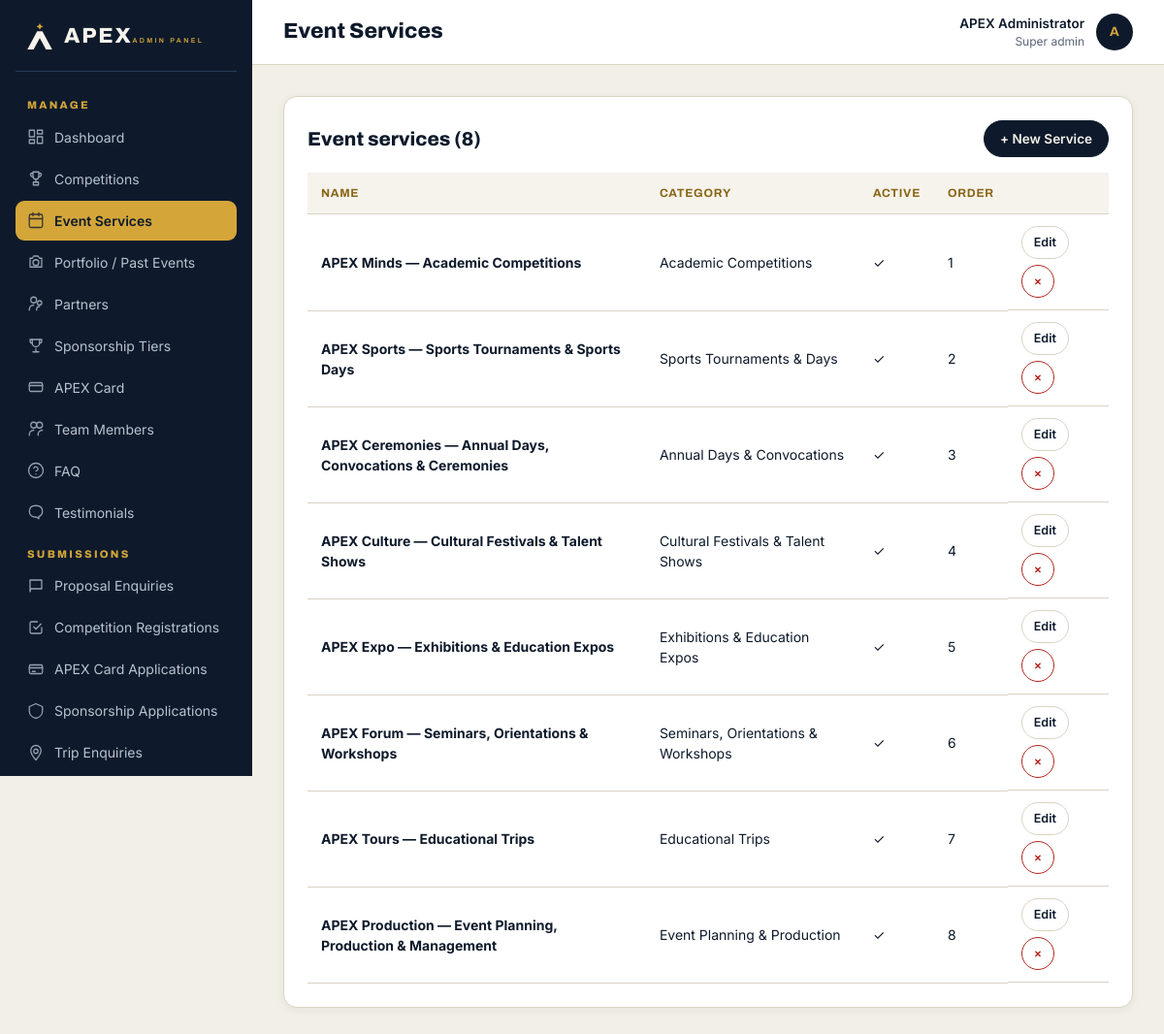
Screenshot of /admin/events/index.php (signed in) with the database file from the repository.
### tables this page shows
CREATE TABLE `events` (
  `id` INT UNSIGNED NOT NULL AUTO_INCREMENT,
  `name` VARCHAR(200) NOT NULL,
  `slug` VARCHAR(220) NOT NULL UNIQUE,
  `category_id` INT UNSIGNED NULL,
  `headline` VARCHAR(200) NULL,
  `description` TEXT NULL,
  `deliverables` TEXT NULL,
  `ideal_for` VARCHAR(300) NULL,
  `icon` VARCHAR(80) NULL,
  `cover_image` VARCHAR(255) NULL,
  `sort_order` INT NOT NULL DEFAULT 0,
  `is_active` TINYINT(1) NOT NULL DEFAULT 1,
  `created_at` DATETIME NOT NULL DEFAULT CURRENT_TIMESTAMP,
  PRIMARY KEY (`id`),
  KEY `idx_evt_cat` (`category_id`),
  CONSTRAINT `fk_evt_cat` FOREIGN KEY (`category_id`) REFERENCES `event_categories`(`id`) ON DELETE SET NULL
);

CREATE TABLE `event_categories` (
  `id` INT UNSIGNED NOT NULL AUTO_INCREMENT,
  `name` VARCHAR(120) NOT NULL,
  `slug` VARCHAR(140) NOT NULL UNIQUE,
  `description` VARCHAR(400) NULL,
  `sort_order` INT NOT NULL DEFAULT 0,
  `is_active` TINYINT(1) NOT NULL DEFAULT 1,
  PRIMARY KEY (`id`)
);

### includes/functions.php (called while the page is built, shortened)
<?php
if (!function_exists('e')) {
    function e($v): string {
        return htmlspecialchars((string)$v, ENT_QUOTES | ENT_SUBSTITUTE, 'UTF-8');
    }
}

### config/database.php (called while the page is built)
<?php
$dbConfig = [
    'host'     => $_ENV['DB_HOST']     ?? getenv('DB_HOST')     ?: 'localhost',
    'name'     => $_ENV['DB_NAME']     ?? getenv('DB_NAME')     ?: 'apex_db',
    'user'     => $_ENV['DB_USER']     ?? getenv('DB_USER')     ?: 'root',
    'pass'     => $_ENV['DB_PASS']     ?? getenv('DB_PASS')     ?: '',
    'charset'  => 'utf8mb4',
    'port'     => $_ENV['DB_PORT']     ?? getenv('DB_PORT')     ?: 3306,
];
function db(): PDO
{
    static $pdo = null;
    if ($pdo instanceof PDO) {
        return $pdo;
    }
    global $dbConfig;
    $dsn = sprintf(
        'mysql:host=%s;port=%d;dbname=%s;charset=%s',
        $dbConfig['host'], (int)$dbConfig['port'], $dbConfig['name'], $dbConfig['charset']
    );
    try {
        $pdo = new PDO($dsn, $dbConfig['user'], $dbConfig['pass'], [
            PDO::ATTR_ERRMODE            => PDO::ERRMODE_EXCEPTION,
            PDO::ATTR_DEFAULT_FETCH_MODE => PDO::FETCH_ASSOC,
            PDO::ATTR_EMULATE_PREPARES   => false,
            PDO::MYSQL_ATTR_INIT_COMMAND => "SET NAMES 'utf8mb4' COLLATE 'utf8mb4_unicode_ci'",
        ]);
    } catch (PDOException $e) {
        http_response_code(500);
        if (!empty($_ENV['APP_DEBUG']) || getenv('APP_DEBUG') === 'true') {
            exit('Database connection failed: ' . htmlspecialchars($e->getMessage()));
        }
        error_log('[APEX] DB connection failed: ' . $e->getMessage());
        exit('We could not connect to the database right now. Please try again shortly.');
    }
    return $pdo;
}

### includes/auth.php (called while the page is built, shortened)
<?php
function admin_user(): ?array
{
    try {
        $stmt = db()->prepare('SELECT id,name,email,role,is_active FROM admins WHERE id=? LIMIT 1');
        $stmt->execute([(int)$_SESSION['admin_id']]);
        $u = $stmt->fetch();
        if ($u && (int)$u['is_active'] === 1) {
            return $cached = $u;
        }
    } catch (Throwable $e) {  }
    return null;
}
function require_admin(): array
{
    $u = admin_user();
    return $u;
}

### admin/events/index.php (the view, shortened to what this page needs)
<?php
$pageTitle = 'Event Services';
require_once dirname(__DIR__) . '/includes/header.php';
$rows = db()->query('SELECT e.*, ec.name AS category_name FROM events e LEFT JOIN event_categories ec ON ec.id=e.category_id ORDER BY e.sort_order')->fetchAll();
?>
<div class="admin-card">
  <div style="display:flex;justify-content:space-between;align-items:center;margin-bottom:16px"><h2 style="margin:0">Event services (<?= count($rows) ?>)</h2><a class="btn btn-navy btn-sm" href="edit.php">+ New Service</a></div>
  <table class="admin-table">
    <thead><tr><th>Name</th><th>Category</th><th>Active</th><th>Order</th><th></th></tr></thead>
    <tbody>
    <?php foreach ($rows as $r): ?>
      <tr>
        <td><b><?= e($r['name']) ?></b></td>
        <td><?= e($r['category_name']) ?></td>
        <td><?= $r['is_active']?'✓':'—' ?></td>
        <td><?= e($r['sort_order']) ?></td>
        <td class="actions">
          <a class="btn btn-ghost btn-sm" href="edit.php?id=<?= e($r['id']) ?>">Edit</a>
          <form method="POST" action="delete.php" style="display:inline" onsubmit="return confirm('Delete?')"><?= csrf_field() ?><input type="hidden" name="id" value="<?= e($r['id']) ?>"><button class="btn btn-ghost btn-sm" style="color:var(--red);border-color:var(--red)">×</button></form>
        </td>
      </tr>
    <?php endforeach; ?>
    </tbody>
  </table>
</div>
<?php require_once dirname(__DIR__) . '/includes/footer.php'; ?>

### admin/includes/header.php (shortened to what this page needs)
<?php
require_once dirname(__DIR__, 2) . '/includes/auth.php';
$user = require_admin();
$pageTitle = $pageTitle ?? 'Dashboard';
$selfParts = explode('/', ltrim($_SERVER['PHP_SELF'] ?? '', '/'));
$adminIdx = array_search('admin', $selfParts, true);
$depthBelowAdmin = $adminIdx !== false ? max(0, count($selfParts) - $adminIdx - 2) : 0;
$adminBase = str_repeat('../', $depthBelowAdmin);
$siteBase  = $adminBase . '../';
function admin_nav_link(string $pathUnderAdmin, string $label, string $icon = ''): void {
    global $adminBase;
    $href = $adminBase . ltrim($pathUnderAdmin, '/');
    $current = trim($_SERVER['REQUEST_URI'] ?? '', '/');
    $dir     = dirname($pathUnderAdmin);
    $isActive = str_ends_with($current, '/' . trim($pathUnderAdmin, '/'))
             || ($dir !== '.' && str_contains($current, '/' . trim($dir, '/') . '/'));
    echo '<a href="' . e($href) . '"' . ($isActive ? ' aria-current="page"' : '') . '>';
    if ($icon) echo '<svg class="ico" viewBox="0 0 24 24" fill="none" stroke="currentColor" stroke-width="1.7" stroke-linecap="round" stroke-linejoin="round" aria-hidden="true">' . $icon . '</svg>';
    echo e($label) . '</a>';
}
?>
<!doctype html>
<html lang="en">
<head>
<link rel="stylesheet" href="<?= e($siteBase) ?>assets/css/main.css">
<link rel="stylesheet" href="<?= e($siteBase) ?>assets/css/admin.css">
</head>
<body class="admin">
<div class="admin-shell">
  <aside id="admin-side" class="admin-side">
    <a class="admin-brand" href="<?= e($adminBase) ?>dashboard.php">
      <svg viewBox="0 0 120 110" width="30" height="27" aria-hidden="true"><path d="M60 0 Q62 12 74 14 Q62 16 60 28 Q58 16 46 14 Q58 12 60 0 Z" fill="#D4A63A"/><path d="M49 34 L71 34 L112 110 L86 110 L60 62 L34 110 L8 110 Z" fill="#F6F3EC"/></svg>
      <span><span class="name">APEX</span><span class="sub">ADMIN PANEL</span></span>
    </a>
    <nav class="admin-nav">
      <h4>MANAGE</h4>
      <?php
      admin_nav_link('dashboard.php', 'Dashboard', '<rect x="3" y="3" width="7" height="9"/><rect x="14" y="3" width="7" height="5"/><rect x="14" y="12" width="7" height="9"/><rect x="3" y="16" width="7" height="5"/>');
      admin_nav_link('events/index.php', 'Event Services', '<rect x="3" y="4" width="18" height="18" rx="2"/><line x1="16" y1="2" x2="16" y2="6"/><line x1="8" y1="2" x2="8" y2="6"/><line x1="3" y1="10" x2="21" y2="10"/>');
      ?>
      <h4>SUBMISSIONS</h4>
    </nav>
  </aside>
  <section class="admin-main">
    <header class="admin-topbar">
      <h1><?= e($pageTitle) ?></h1>
      <div class="user">
        <div style="text-align:right">
          <div style="font-weight:600"><?= e($user['name']) ?></div>
          <div style="color:var(--slate);font-size:12px"><?= e(ucfirst(str_replace('_',' ',$user['role']))) ?></div>
        </div>
        <div class="avatar"><?= e(strtoupper(substr($user['name'],0,1))) ?></div>
      </div>
    </header>
    <div class="admin-content">

### assets/css/main.css (style rules this page uses)
:root { --navy: #0E1A2B; --panel: #15253B; --edge: #263A57; --gold: #D4A63A; --gold-2: #E3B54A; --dgold: #8A6516; --blue: #2563EB; --blue-dark: #1D4ED8; --blue-soft: #EFF4FF; --ivory: #F6F3EC; --white: #FFFFFF; --slate: #5B6576; --mist: #B9C2D0; --line: #D9D3C4; --line-cool: #E5E7EB; --green: #1F6B45; --greenbg:#E3F1E8; --red: #B3261E; --redbg: #FDECEA; --radius: 14px; --radius-lg: 20px; --shadow-sm: 0 2px 10px rgba(14,26,43,.06); --shadow: 0 12px 28px rgba(14,26,43,.08); --shadow-lg: 0 24px 60px rgba(14,26,43,.14); --shadow-header: 0 1px 2px rgba(15,23,42,.04), 0 2px 8px rgba(15,23,42,.06); --max: 1240px; --transition: .25s cubic-bezier(.2,.8,.2,1); }
*,*::before,*::after { box-sizing:border-box }
html { scroll-behavior:smooth;-webkit-text-size-adjust:100% }
body { margin:0;font-family:Inter,system-ui,-apple-system,Segoe UI,Roboto,sans-serif;color:var(--navy);background:var(--ivory);line-height:1.5;overflow-x:hidden }
img,svg,video { max-width:100%;height:auto;display:block }
a { color:var(--dgold);text-decoration:none;transition:color var(--transition) }
button { font:inherit;cursor:pointer }
input,select,textarea,button { font-family:inherit }
h1,h2,h3,h4 { font-family:Archivo,sans-serif;font-weight:800;line-height:1.15;margin:0 0 .5em }
h1 { font-size:clamp(34px,4.4vw,56px);font-stretch:115% }
h2 { font-size:clamp(26px,3.2vw,40px);font-stretch:112% }
.btn { display:inline-flex;align-items:center;gap:8px;font-weight:600;font-size:15px;padding:13px 24px;border-radius:999px;min-height:48px;text-decoration:none;border:1.5px solid transparent;transition:all var(--transition);cursor:pointer;line-height:1;font-family:inherit }
.btn-navy { background:var(--navy);color:var(--ivory);border-color:var(--navy) }
.btn-ghost { background:#fff;color:var(--navy);border-color:var(--line) }
.btn-sm { padding:9px 16px;min-height:38px;font-size:13.5px }
html,body { max-width:100% }
body { overflow-x:hidden;overflow-x:clip }
img,video,iframe,svg { max-width:100%;height:auto }
table { max-width:100% }
a { word-wrap:break-word;overflow-wrap:break-word }
input,textarea,select,button { -webkit-appearance:none;appearance:none;max-width:100% }

### rows the page displays
events: name "APEX Minds — Academic Competitions", category.name "Academic Competitions", sort_order "1"
events: name "APEX Sports — Sports Tournaments & Sports Days", category.name "Sports Tournaments & Days", sort_order "2"
events: name "APEX Ceremonies — Annual Days, Convocations & Ceremonies", category.name "Annual Days & Convocations", sort_order "3"
events: name "APEX Culture — Cultural Festivals & Talent Shows", category.name "Cultural Festivals & Talent Shows", sort_order "4"
events: name "APEX Expo — Exhibitions & Education Expos", category.name "Exhibitions & Education Expos", sort_order "5"
events: name "APEX Forum — Seminars, Orientations & Workshops", category.name "Seminars, Orientations & Workshops", sort_order "6"
events: name "APEX Tours — Educational Trips", category.name "Educational Trips", sort_order "7"
events: name "APEX Production — Event Planning, Production & Management", category.name "Event Planning & Production", sort_order "8"

### other values shown
$pageTitle "Event Services"
$user['name'] "APEX Administrator"
str_replace('_',' ',$user['role']) "Super admin"
substr($user['name'],0,1) "A"
count($rows) "8"
